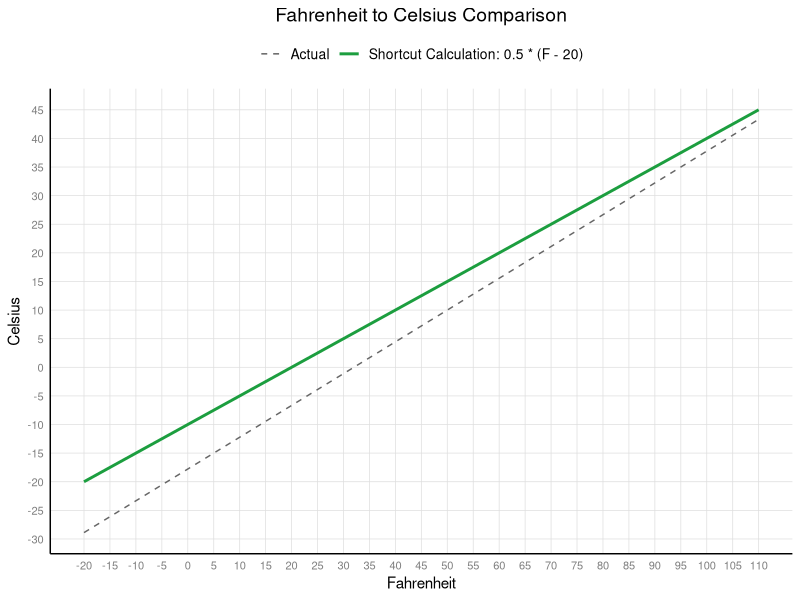
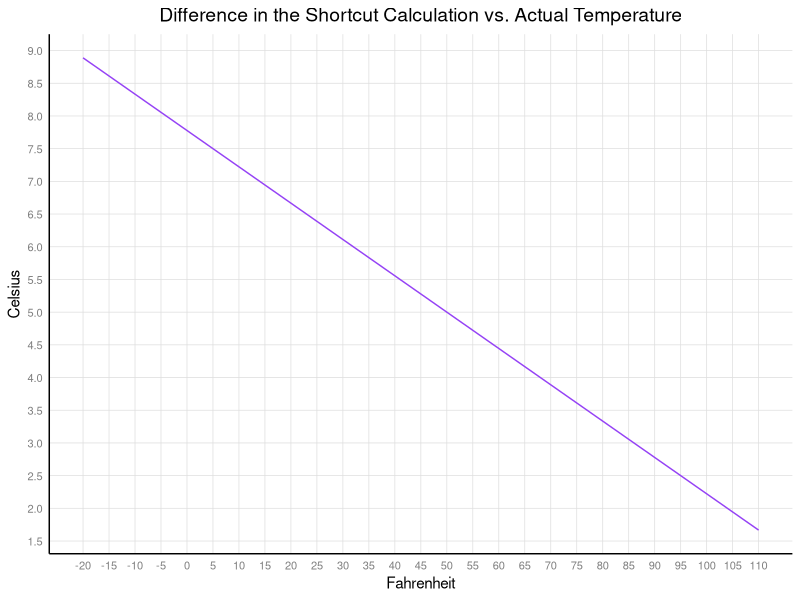
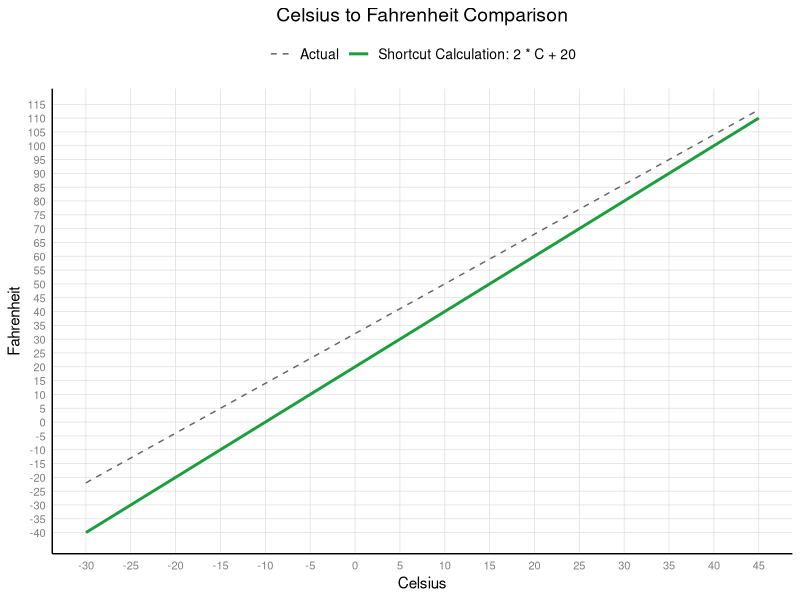
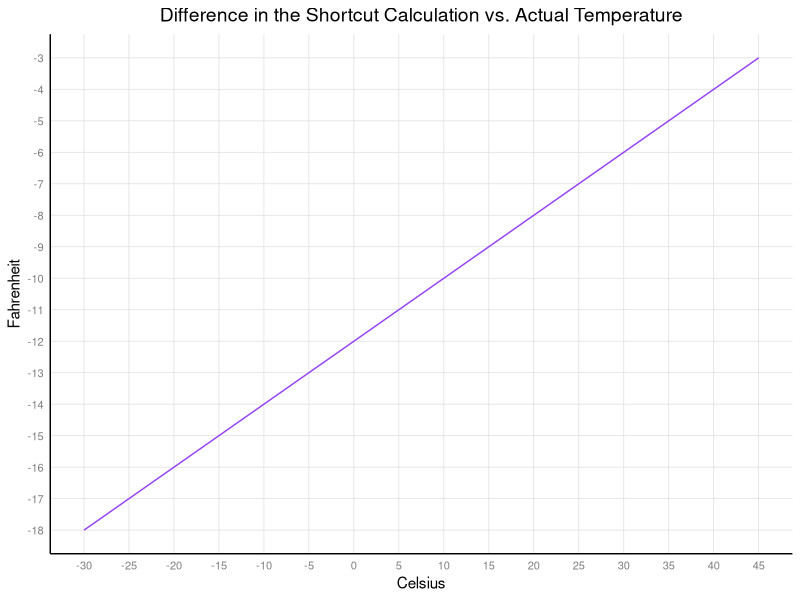

Write R code to recreate these figures, in order.
## ---- chunk 1
# We can do all of this with dplyr and ggplot2, both of which are included in 
# the tidyverse package, so let's load that up.
library(tidyverse)

# Define a theme
theme_base <- theme_light() +
  theme(axis.ticks = element_blank(),
        axis.line.x.bottom = element_line(),
        axis.line.y.left = element_line(),
        axis.text = element_text(size = 8, color = "gray50"),
        plot.title = element_text(hjust = 0.5, size = 14),
        panel.border = element_blank(),
        panel.grid.minor = element_blank(),
        legend.position = "top",
        legend.title = element_blank(),
        legend.text = element_text(size = 10))

# Create a Fahrenheit-to-Celsius data frame that uses both calculations
f_to_c_df <- data.frame(Fahrenheit = seq(-20, 110)) %>% 
  mutate(Actual = 5/9 * (Fahrenheit - 32),
         `Shortcut Calculation: 0.5 * (F - 20)` = 0.5 * (Fahrenheit - 20)) %>% 
  mutate(Difference = `Shortcut Calculation: 0.5 * (F - 20)` - Actual) %>% 
  gather(key = "Conversion Type", value = "Celsius", -Fahrenheit)

# Plot the comparisons.
f_to_c_compare_df <- f_to_c_df %>% 
  filter(`Conversion Type` != "Difference")

gg <- ggplot(f_to_c_compare_df, aes(x = Fahrenheit, y = Celsius, color = `Conversion Type`,
                                    size = `Conversion Type`, linetype = `Conversion Type`)) +
  geom_line() +
  labs(title = "Fahrenheit to Celsius Comparison") + 
  scale_x_continuous(breaks=seq(-20, 110, 5)) +
  scale_y_continuous(breaks=seq(-30, 45, 5)) +
  scale_color_manual(values = c("gray40", "#1c9e3f")) +
  scale_size_manual(values = c(0.5,1)) +
  scale_linetype_manual(values = c("dashed", "solid")) +
  theme_base

gg

# Remove the data frame used for the plot
rm(f_to_c_compare_df)

## ---- chunk 2

# Plot the comparisons.
f_to_c_difference_df <- f_to_c_df %>% 
  filter(`Conversion Type` == "Difference")

gg <- ggplot(f_to_c_difference_df, aes(x = Fahrenheit, y = Celsius)) +
  geom_line(color = "#9542f5") +
  labs(title = "Difference in the Shortcut Calculation vs. Actual Temperature") + 
  scale_x_continuous(breaks=seq(-20, 110, 5)) +
  scale_y_continuous(breaks=seq(0, 10, 0.5)) +
  theme_base

gg

# Remove the data frame used for the plot
rm(f_to_c_difference_df)

## ---- chunk 3

# Create a Fahrenheit-to-Celsius data frame that uses both calculations
c_to_f_df <- data.frame(Celsius = seq(-30, 45)) %>% 
  mutate(Actual = 9/5 * Celsius + 32,
         `Shortcut Calculation: 2 * C + 20` = 2 * Celsius + 20) %>% 
  mutate(Difference = `Shortcut Calculation: 2 * C + 20` - Actual) %>% 
  gather(key = "Conversion Type", value = "Fahrenheit", -Celsius)

# Plot the comparisons.
c_to_f_compare_df <- c_to_f_df %>% 
  filter(`Conversion Type` != "Difference")

gg <- ggplot(c_to_f_compare_df, aes(x = Celsius, y = Fahrenheit, color = `Conversion Type`,
                                    size = `Conversion Type`, linetype = `Conversion Type`)) +
  geom_line() +
  labs(title = "Celsius to Fahrenheit Comparison") + 
  scale_y_continuous(breaks=seq(-40, 115, 5)) +
  scale_x_continuous(breaks=seq(-30, 45, 5)) +
  scale_color_manual(values = c("gray40", "#1c9e3f")) +
  scale_size_manual(values = c(0.5,1)) +
  scale_linetype_manual(values = c("dashed", "solid")) +
  
  theme_base

gg

# Remove the data frame used for the plot
rm(c_to_f_compare_df)

## ---- chunk 4

# Plot the comparisons.
c_to_f_difference_df <- c_to_f_df %>% 
  filter(`Conversion Type` == "Difference")

gg <- ggplot(c_to_f_difference_df, aes(x = Celsius, y = Fahrenheit)) +
  geom_line(color = "#9542f5") +
  labs(title = "Difference in the Shortcut Calculation vs. Actual Temperature") + 
  scale_x_continuous(breaks=seq(-30, 110, 5)) +
  scale_y_continuous(breaks=seq(-20, 10, 1)) +
  theme_base

gg

# Remove the data frame used for the plot
rm(c_to_f_difference_df)

